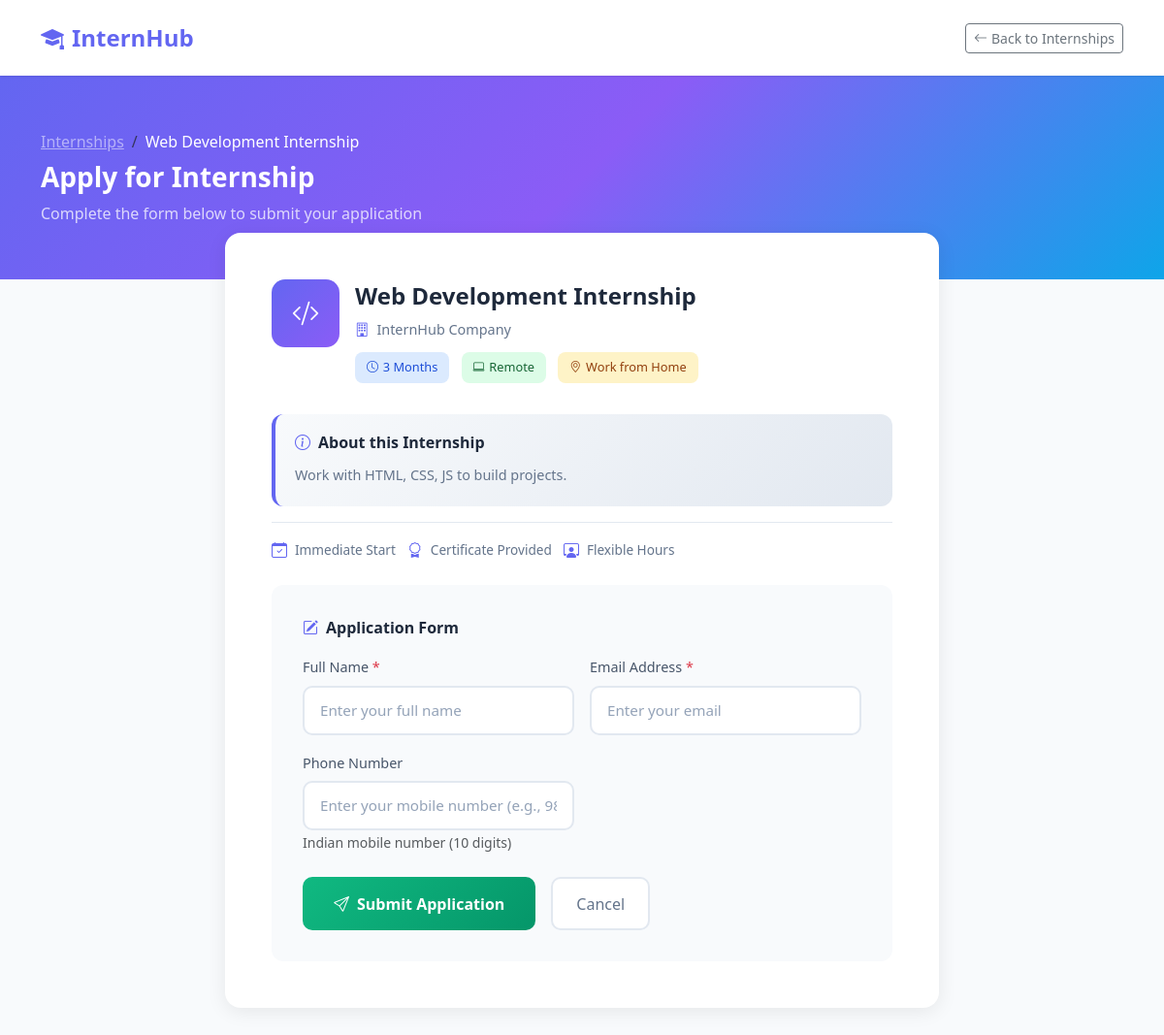
Page /apply.php?id=1 on the committed database.
### tables this page shows
CREATE TABLE internships (
  id INT AUTO_INCREMENT PRIMARY KEY,
  title VARCHAR(100),
  description TEXT,
  duration VARCHAR(50)
);

### apply.php (the view, shortened to what this page needs)
<?php
require 'includes/db.php';
$id = (int)$_GET['id'];
$stmt = $conn->prepare("SELECT * FROM internships WHERE id=:id");
$stmt->execute([':id'=>$id]);
$internship = $stmt->fetch();
$icons = ['Web' => 'bi-code-slash', 'Data' => 'bi-graph-up', 'Digital' => 'bi-megaphone', 'Design' => 'bi-palette'];
$icon = 'bi-briefcase';
foreach ($icons as $key => $val) {
  if (stripos($internship['title'], $key) !== false) { $icon = $val; break; }
}
?>
<!DOCTYPE html>
<html lang="en">
<head>
  <link rel="stylesheet" href="https://cdn.jsdelivr.net/npm/bootstrap@5.3.0/dist/css/bootstrap.min.css">
  <link rel="stylesheet" href="https://cdn.jsdelivr.net/npm/bootstrap-icons@1.11.0/font/bootstrap-icons.css">
</head>
<body>
  <nav class="navbar">
    <div class="container d-flex justify-content-between align-items-center">
      <a class="navbar-brand" href="index.php"><i class="bi bi-mortarboard-fill me-2"></i>InternHub</a>
      <a href="index.php" class="btn btn-outline-secondary btn-sm"><i class="bi bi-arrow-left me-1"></i>Back to Internships</a>
    </div>
  </nav>
  <section class="apply-header">
    <div class="container">
      <nav aria-label="breadcrumb">
        <ol class="breadcrumb mb-2">
          <li class="breadcrumb-item"><a href="index.php" class="text-white-50">Internships</a></li>
          <li class="breadcrumb-item active text-white"><?= htmlspecialchars($internship['title']) ?></li>
        </ol>
      </nav>
      <h1 class="fw-bold mb-0 fs-3">Apply for Internship</h1>
      <p class="mt-2 mb-0 opacity-75">Complete the form below to submit your application</p>
    </div>
  </section>
  <div class="container pb-5">
    <div class="row justify-content-center">
      <div class="col-lg-8">
        <div class="apply-card p-4 p-md-5">
          <div class="internship-details">
            <div class="internship-icon">
              <i class="bi <?= $icon ?>"></i>
            </div>
            <div class="internship-details-content">
              <h3 class="internship-title"><?= htmlspecialchars($internship['title']) ?></h3>
              <div class="company-info">
                <i class="bi bi-building"></i>
                <span>InternHub Company</span>
              </div>
              <div class="tags-container">
                <span class="tag tag-duration"><i class="bi bi-clock"></i><?= htmlspecialchars($internship['duration']) ?></span>
                <span class="tag tag-type"><i class="bi bi-laptop"></i>Remote</span>
                <span class="tag tag-location"><i class="bi bi-geo-alt"></i>Work from Home</span>
              </div>
            </div>
          </div>
          <div class="about-box">
            <h6><i class="bi bi-info-circle"></i>About this Internship</h6>
            <p class="mb-0"><?= htmlspecialchars($internship['description']) ?></p>
          </div>
          <div class="internship-highlights">
            <div class="highlight-item">
              <i class="bi bi-calendar-check"></i>
              <span>Immediate Start</span>
            </div>
            <div class="highlight-item">
              <i class="bi bi-award"></i>
              <span>Certificate Provided</span>
            </div>
            <div class="highlight-item">
              <i class="bi bi-person-workspace"></i>
              <span>Flexible Hours</span>
            </div>
          </div>
          <div class="form-section">
            <div class="form-section-title">
              <i class="bi bi-pencil-square"></i>
              Application Form
            </div>
            <form action="submit_application.php" method="post">
              <div class="row g-3">
                <div class="col-md-6">
                  <label class="form-label">Full Name <span class="text-danger">*</span></label>
                  <input class="form-control" name="name" placeholder="Enter your full name" required>
                </div>
                <div class="col-md-6">
                  <label class="form-label">Email Address <span class="text-danger">*</span></label>
                  <input class="form-control" type="email" name="email" placeholder="Enter your email" required>
                </div>
                <div class="col-md-6">
                  <label class="form-label">Phone Number</label>
                  <input class="form-control" type="tel" name="phone" placeholder="Enter your mobile number (e.g., 9876543210)" pattern="(\+91|91|0)?[6-9][0-9]{9}" maxlength="13">
                  <small class="text-muted">Indian mobile number (10 digits)</small>
                </div>
              </div>
              <div class="d-flex gap-3 mt-4 btn-group-apply">
                <button type="submit" class="btn btn-apply">
                  <i class="bi bi-send"></i>Submit Application
                </button>
                <a href="index.php" class="btn btn-cancel">Cancel</a>
              </div>
            </form>
          </div>
        </div>
      </div>
    </div>
  </div>
</body>
</html>

### apply.php (style rules this page uses)
:root { --primary: #6366f1; --primary-dark: #4f46e5; --secondary: #0ea5e9; --success: #10b981; --dark: #1e293b; }
* { font-family: 'Segoe UI', system-ui, sans-serif; box-sizing: border-box; }
body { background: #f8fafc; min-height: 100vh; overflow-x: hidden; }
.navbar { background: #fff; box-shadow: 0 1px 3px rgba(0,0,0,0.1); padding: 0.75rem 0; }
.navbar-brand { font-weight: 700; font-size: 1.25rem; color: var(--primary) !important; }
.apply-header { background: linear-gradient(135deg, var(--primary) 0%, #8b5cf6 50%, var(--secondary) 100%); padding: 2.5rem 0; color: #fff; }
.apply-card { background: #fff; border-radius: 16px; box-shadow: 0 4px 20px rgba(0,0,0,0.08); margin-top: -2rem; position: relative; z-index: 10; }
.internship-icon { width: 60px; height: 60px; min-width: 60px; background: linear-gradient(135deg, var(--primary), #8b5cf6); border-radius: 14px; display: flex; align-items: center; justify-content: center; color: #fff; font-size: 1.5rem; flex-shrink: 0; }
.internship-title { font-size: 1.25rem; font-weight: 700; word-wrap: break-word; overflow-wrap: break-word; line-height: 1.4; color: var(--dark); margin-bottom: 0.5rem; }
.company-info { color: #64748b; font-size: 0.9rem; display: flex; align-items: center; gap: 0.5rem; margin-bottom: 0.75rem; }
.company-info i { color: var(--primary); }
.tag { display: inline-flex; align-items: center; gap: 0.3rem; padding: 0.4rem 0.75rem; border-radius: 8px; font-size: 0.8rem; font-weight: 500; margin-right: 0.5rem; margin-bottom: 0.5rem; }
.tag i { font-size: 0.75rem; }
.tag-duration { background: #dbeafe; color: #1d4ed8; }
.tag-type { background: #dcfce7; color: #166534; }
.tag-location { background: #fef3c7; color: #92400e; }
.form-section { background: #f8fafc; border-radius: 12px; padding: 1.5rem; margin-top: 1.5rem; }
.form-section-title { font-size: 1rem; font-weight: 600; color: var(--dark); margin-bottom: 1rem; display: flex; align-items: center; gap: 0.5rem; }
.form-section-title i { color: var(--primary); }
.form-label { font-weight: 500; color: #475569; font-size: 0.9rem; margin-bottom: 0.5rem; }
.form-control { border: 2px solid #e2e8f0; border-radius: 10px; padding: 0.75rem 1rem; font-size: 0.95rem; transition: all 0.2s; }
.form-control::placeholder { color: #94a3b8; }
.about-box { background: linear-gradient(135deg, #f8fafc 0%, #e2e8f0 100%); border-radius: 12px; padding: 1.25rem; border-left: 4px solid var(--primary); }
.about-box h6 { color: var(--dark); font-weight: 600; display: flex; align-items: center; gap: 0.5rem; margin-bottom: 0.75rem; }
.about-box h6 i { color: var(--primary); }
.about-box p { font-size: 0.9rem; line-height: 1.7; word-wrap: break-word; overflow-wrap: break-word; color: #64748b; }
.btn-apply { background: linear-gradient(135deg, var(--success), #059669); border: none; border-radius: 10px; padding: 0.85rem 2rem; font-weight: 600; color: #fff; font-size: 1rem; display: inline-flex; align-items: center; gap: 0.5rem; transition: all 0.2s; }
.btn-cancel { background: #fff; border: 2px solid #e2e8f0; border-radius: 10px; padding: 0.85rem 1.5rem; font-weight: 500; color: #64748b; transition: all 0.2s; }
.internship-details { display: flex; align-items: flex-start; gap: 1rem; margin-bottom: 1.5rem; }
.internship-details-content { flex: 1; }
.internship-highlights { display: flex; flex-wrap: wrap; gap: 0.75rem; margin-top: 1rem; padding-top: 1rem; border-top: 1px solid #e2e8f0; }
.highlight-item { display: flex; align-items: center; gap: 0.5rem; color: #64748b; font-size: 0.85rem; }
.highlight-item i { color: var(--primary); font-size: 1rem; }
@media (min-width: 768px) { .navbar { padding: 1rem 0; } }
@media (min-width: 768px) { .navbar-brand { font-size: 1.5rem; } }
@media (min-width: 768px) { .apply-header { padding: 3.5rem 0; } }
@media (min-width: 768px) { .apply-card { margin-top: -3rem; } }
@media (min-width: 768px) { .internship-icon { width: 70px; height: 70px; min-width: 70px; font-size: 1.75rem; } }
@media (min-width: 768px) { .internship-title { font-size: 1.5rem; } }
@media (min-width: 768px) { .form-section { padding: 2rem; } }

### rows in the picture
internships: title "Web Development Internship", duration "3 Months", description "Work with HTML, CSS, JS to build projects."
